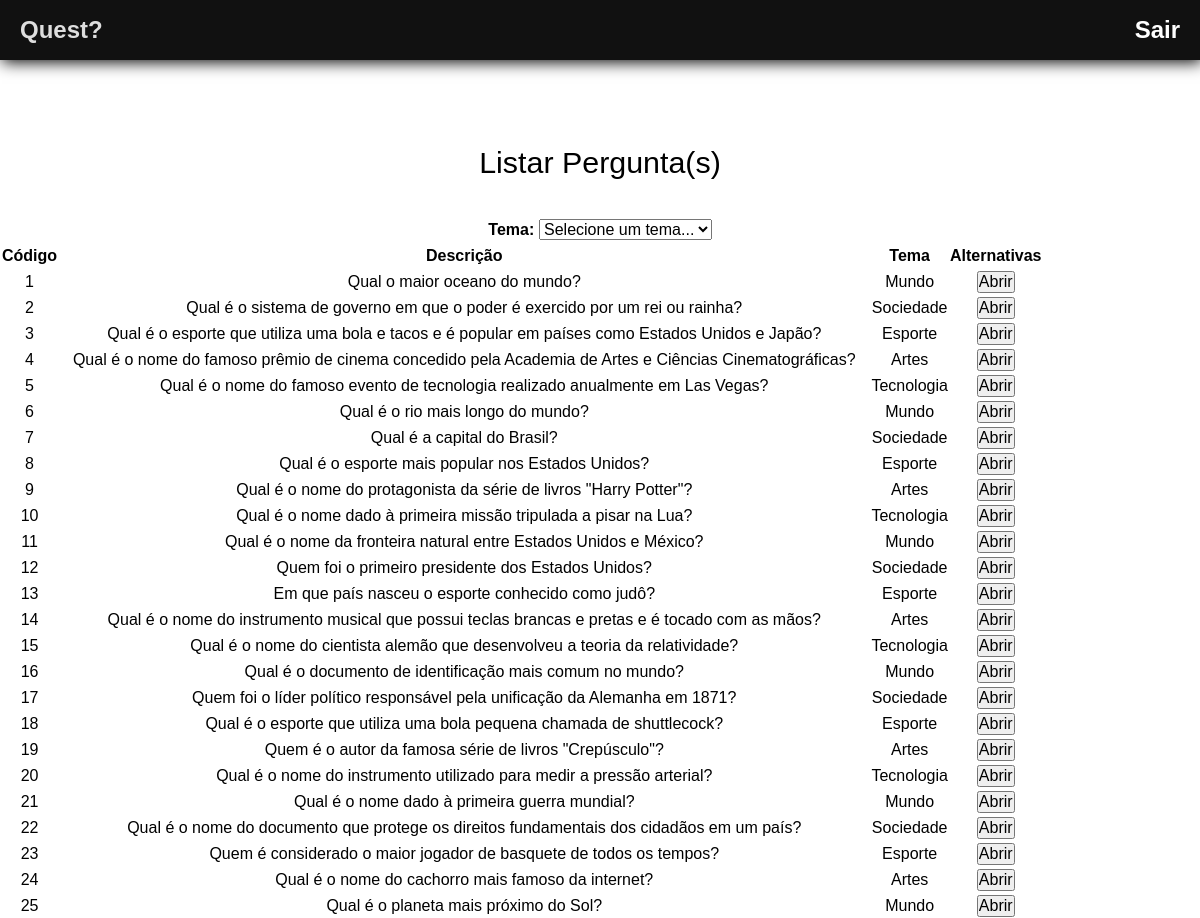
Before: /sistema/mostrarPergunta.php (upper part) with the older database file.
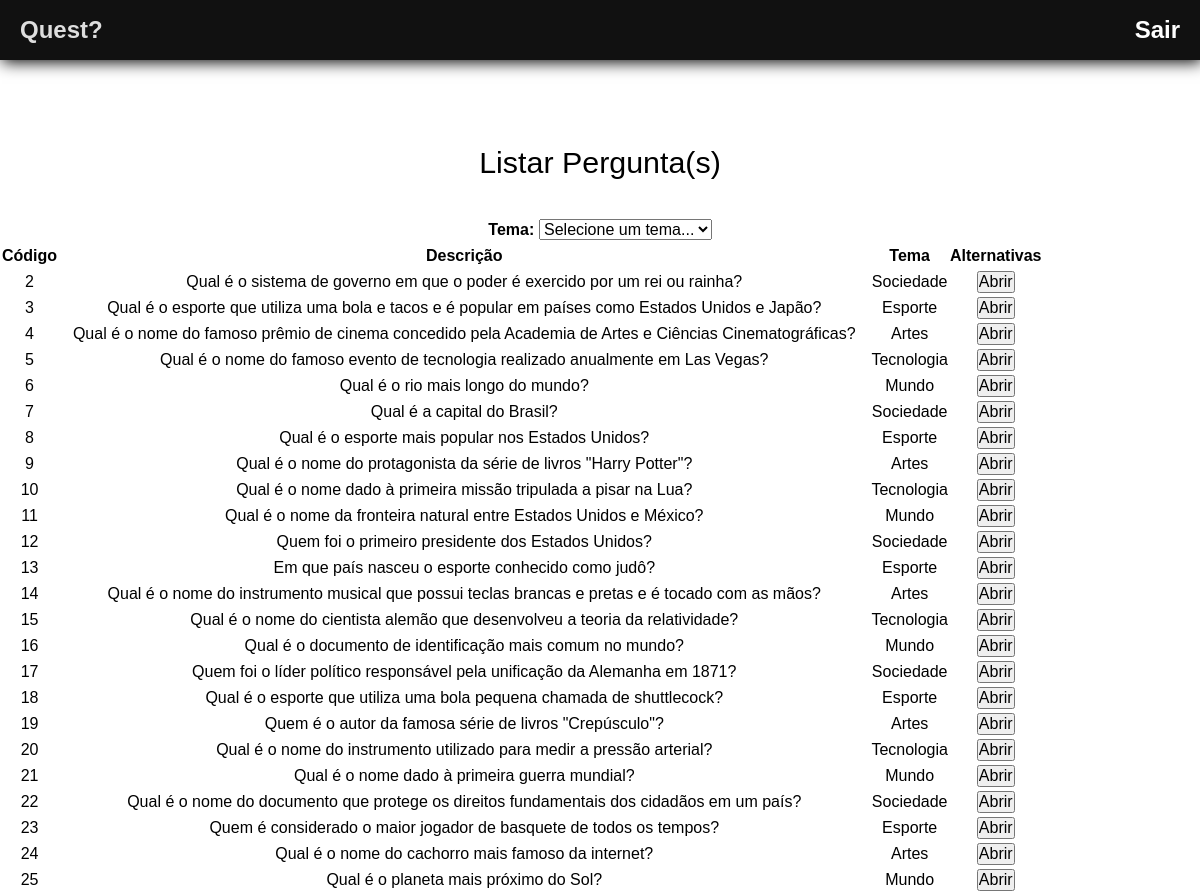
After: the same page with the newer database file.
### tables this page shows
CREATE TABLE pergunta(
    id_pergunta INTEGER PRIMARY KEY AUTOINCREMENT,
    desc_pergunta VARCHAR(200),
    id_tema_pergunta INTEGER,
    id_alternativa_pergunta INTEGER
);

CREATE TABLE tema (
    id_tema INTEGER  PRIMARY KEY AUTOINCREMENT,
    desc_tema VARCHAR(255) NOT NULL
);

### helpers/url.php (called while the page is built)
<?php
    $BASE_URL = "http://" . $_SERVER['HTTP_HOST'] . dirname($_SERVER['REQUEST_URI'] . '?') . '/';
?>

### sistema/mostrarPergunta.php (the view, shortened to what this page needs)
<?php
    include_once("templates/header.php");
?>
    <legend>Listar Pergunta(s)</legend>
                    <label class="fa__labels" for="select-theme">Tema:</label>
                    <?php
                        $tema = 0;
                        echo '<select name="tema"
                            onchange="this.options[this.selectedIndex].value &&
                                (window.location = this.options[this.selectedIndex].value);"
                        >';
                        echo "<option value='mostrarPergunta.php'>Selecione um tema...</option>";
                        echo "</select>";
                    ?>
<table>
    <thead>
        <tr>
            <th>Código</th>
            <th>Descrição</th>
            <th>Tema</th>
            <th>Alternativas</th>
        </tr>
    </thead>
    <tbody>
    <?php
        include "connection.php";
        if($tema != 0){
            $sqlPergunta = "SELECT id_pergunta,desc_pergunta,desc_tema,id_alternativa_pergunta
         FROM pergunta
         INNER JOIN tema ON pergunta.id_tema_pergunta = tema.id_tema
         WHERE pergunta.id_tema_pergunta = $tema;";
        }else{
            $sqlPergunta = "SELECT id_pergunta,desc_pergunta,desc_tema,id_alternativa_pergunta
         FROM pergunta
         INNER JOIN tema ON pergunta.id_tema_pergunta = tema.id_tema;";
        }
        $resSqlPergunta = $db->query($sqlPergunta);
        while($dadosPergunta = $resSqlPergunta->fetchArray())
        {
            echo "<tr>";
            echo "<td>$dadosPergunta[0]</td>";
            echo "<td>$dadosPergunta[1]</td>";
            echo "<td>$dadosPergunta[2]</td>";
            echo "<td><input type='button' value='Abrir'></td>";
            echo "</tr>";
        }
    ?>
    </tbody>
</table>
<?php
    include_once("templates/footer.php");
?>

### sistema/templates/header.php (shortened to what this page needs)
<?php
    include_once("../helpers/url.php");
?>
<!DOCTYPE html>
<html>
    <head>
        <link rel="stylesheet" href="<?= $BASE_URL ?>/css/style.css">
    </head>
    <body>
    <header class="header">
        <nav class="nav">
            <ul class="list">
                <li class="li__items"><h1 class="title">Quest?</h1></li>
                <li class="li__items"><h1 class="title"><a href="../index.php" id="link__Sair">Sair</a></h1></li>
            </ul>
        </nav>
    </header>

### sistema/templates/footer.php (shortened to what this page needs)
    </body>
</html>

### sistema/css/style.css (style rules this page uses)
* { margin: 0px; padding: 0px; outline: 0px; font-size: 16px; text-decoration: none; font-family: Arial, Helvetica, sans-serif; }
body { overflow-x: hidden; }
header { height: 60px; margin-bottom: 40px; box-shadow: 2px 2px 15px; }
.list { align-items: center; background-color: #111; display: flex; height: 60px; justify-content: space-between; list-style: none; padding: 0 20px; }
.title { color: #dedede; font-size: 1.5rem; }
.fa__labels { font-weight: 600; margin-top: 10px; }
* { margin: 0px; padding: 0px; outline: 0px; font-size: 16px; text-decoration: none; text-align: center; line-height: 2; font-family: Arial, Helvetica, sans-serif; }
legend { font-size: 1.9rem; margin-top: 5rem; }
* { margin: 0px; padding: 0px; outline: 0px; font-size: 16px; text-decoration: none; text-align: center; line-height: 1.5; font-family: Arial, Helvetica, sans-serif; }
legend { font-size: 1.9rem; margin-bottom: 2rem; }
.fa__labels { font-weight: 600; margin-top: 3rem; }
#link__Sair { color: #fff; font-size: 1.5rem; }

Changed rows visible on the page:
removed pergunta: id_pergunta "1", desc_pergunta "Qual o maior oceano do mundo?", tema.desc_tema "Mundo"
